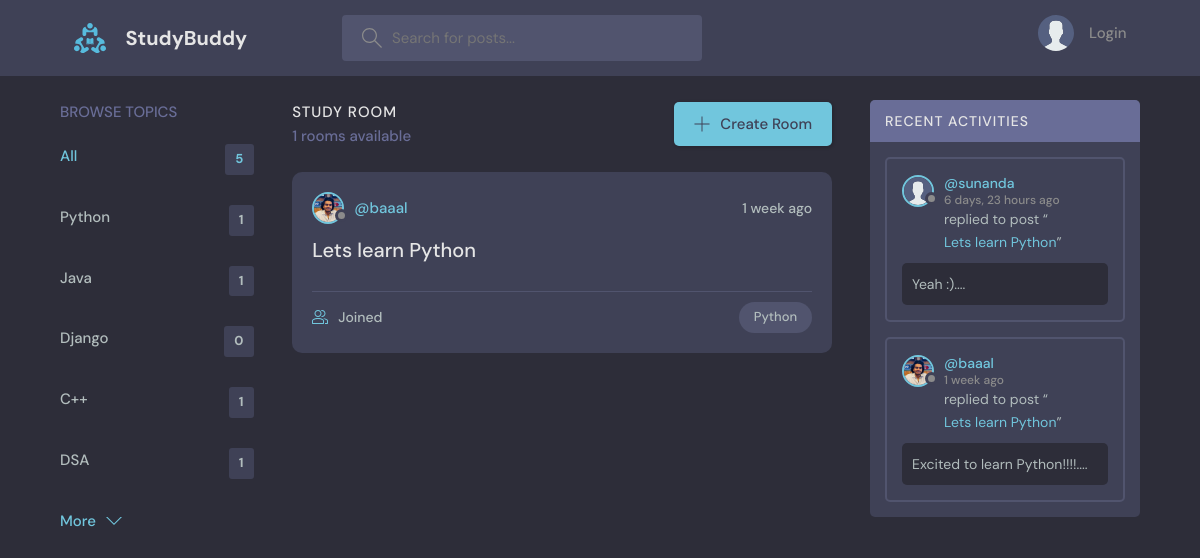
Page /?q=Python on the committed database.
### base/models.py (models this page shows)
class Topic(models.Model):
    name = models.CharField(max_length=200)
    def __str__(self):
        return self.name

class Room(models.Model):
    host = models.ForeignKey(User, on_delete=models.SET_NULL, null=True)
    topic = models.ForeignKey(Topic, on_delete=models.SET_NULL, null=True)
    name = models.CharField(max_length=200)
    description = models.TextField(null = True, blank=True)
    participants = models.ManyToManyField(User, related_name='participants', blank=True)
    updated = models.DateTimeField(auto_now=True)
    created = models.DateTimeField(auto_now_add = True)
    class Meta:
        ordering = ['-updated', '-created']
    def __str__(self):
        return self.name

class User(AbstractUser):
    name = models.CharField(max_length=200,  null=True)
    email = models.EmailField(unique=True)
    bio = models.TextField(null = True)
    avatar = models.ImageField(null = True, default="avatar.svg")
    USERNAME_FIELD = 'email'
    REQUIRED_FIELDS = []

class Message(models.Model):
    user = models.ForeignKey(User, on_delete=models.CASCADE)
    room = models.ForeignKey(Room, on_delete=models.CASCADE)
    body = models.TextField()
    updated = models.DateField(auto_now=True)
    created = models.DateTimeField(auto_now_add=True)
    class Meta:
        ordering = ['-updated', '-created']
    def __str__(self):
        return self.body[0:50]

### base/views.py (the view)
# urls.py: path('', views.home, name="home"),
def home(request):
    q = request.GET.get('q') if request.GET.get('q') != None else ''
    rooms = Room.objects.filter(
        Q(topic__name__icontains=q) |
        Q(name__icontains = q) |
        Q(description__icontains=q)
    )
    room_count = rooms.count()
    total_topics = Topic.objects.all().count
    topics = Topic.objects.all()[0:5]
    room_messages = Message.objects.filter(
        Q(room__topic__name__icontains=q)
    )
    context = {'rooms':rooms, 'room_count':room_count, 'total_topics':total_topics, 'topics':topics, 'room_messages':room_messages}
    return render(request, 'base/home.html', context)

### base/templates/base/home.html (shortened to what this page needs)
{% extends 'main.html' %}
{% block content%}
  <main class="layout layout--3">
      <div class="container">
        {% include 'base/topics_component.html' %}
        <div class="roomList">
          <div class="roomList__header">
            <div>
              <h2>Study Room</h2>
              <p>{{room_count}} rooms available</p>
            </div>
            <a class="btn btn--main" href="{% url 'create-room' %}">
              <svg version="1.1" xmlns="http://www.w3.org/2000/svg" width="32" height="32" viewBox="0 0 32 32">
                <title>add</title>
                <path
                  d="M16.943 0.943h-1.885v14.115h-14.115v1.885h14.115v14.115h1.885v-14.115h14.115v-1.885h-14.115v-14.115z"
                ></path>
              </svg>
              Create Room
            </a>
          </div>
          {% include 'base/feed_component.html' %}
        </div>
        {% include 'base/activity_component.html' %}
      </div>
    </main>
{% endblock content%}

### base/templates/base/topics_component.html
<div class="topics">
    <div class="topics__header">
      <h2>Browse Topics</h2>
    </div>
    <ul class="topics__list">
      <li>
        <a href="{% url 'home' %}" class="active">All <span>{{total_topics}}</span></a>
      </li>
      {% for topic in topics%}
      <li>
        <a href="{% url 'home' %}?q={{topic.name}}">{{topic.name}} <span>{{topic.room_set.all.count}}</span></a>
      </li>
      {% endfor %}
    </ul>
    <a class="btn btn--link" href="{% url 'topics' %}">
      More
      <svg version="1.1" xmlns="http://www.w3.org/2000/svg" width="32" height="32" viewBox="0 0 32 32">
        <title>chevron-down</title>
        <path d="M16 21l-13-13h-3l16 16 16-16h-3l-13 13z"></path>
      </svg>
    </a>
  </div>

### base/templates/base/feed_component.html (shortened to what this page needs)
{% for room in rooms %}
<div class="roomListRoom">
    <div class="roomListRoom__header">
      <a href="{% url 'user-profile' room.host.id%}" class="roomListRoom__author">
        <div class="avatar avatar--small">
          <img src="{{room.host.avatar.url}}" />
        </div>
        <span>@{{room.host.username}}</span>
      </a>
      <div class="roomListRoom__actions">
        <span>{{room.created|timesince}} ago</span>
      </div>
    </div>
    <div class="roomListRoom__content">
      <a href="{% url 'room' room.id %}">{{room.name}}</a>
    </div>
    <div class="roomListRoom__meta">
      <a href="{% url 'room' room.id %}" class="roomListRoom__joined">
        {{room.participants_set..all.count}} Joined
      </a>
      <p class="roomListRoom__topic">{{room.topic}}</p>
    </div>
  </div>
{% endfor %}

### base/templates/base/activity_component.html (shortened to what this page needs)
<div class="activities">
    <div class="activities__header">
      <h2>Recent Activities</h2>
    </div>
    {% for message in room_messages%}
    <div class="activities__box">
      <div class="activities__boxHeader roomListRoom__header">
        <a href="{% url 'user-profile' message.user.id %}" class="roomListRoom__author">
          <div class="avatar avatar--small">
            <img src="{{message.user.avatar.url}}" />
          </div>
          <p>
            @{{message.user.name}}
            <span>{{message.created|timesince}} ago</span>
          </p>
        </a>
      </div>
      <div class="activities__boxContent">
        <p>replied to post “<a href="{% url 'room' message.room.id %}">{{message.room}}</a>”</p>
        <div class="activities__boxRoomContent">
            {{message}}....
        </div>
      </div>
    </div>
    {% endfor %}
</div>

### rows in the picture
Topic: name "Python", room_set.all.count "1"
Topic: name "Java", room_set.all.count "1"
Topic: name "Django", room_set.all.count "0"
Topic: name "C++", room_set.all.count "1"
Topic: name "DSA", room_set.all.count "1"
Room: host.avatar (picture), host.username "baaal", created "1 week", name "Lets learn Python", topic "Python"
Message: user.avatar (placeholder picture), user.name "sunanda", created "6 days, 23 hours", room "Lets learn Python", body "Yeah :)"
Message: user.avatar (picture), user.name "baaal", created "1 week", room "Lets learn Python", body "Excited to learn Python!!!!"

### other values in the picture
{{ total_topics }} "5"
{{ room_count }} "1"
